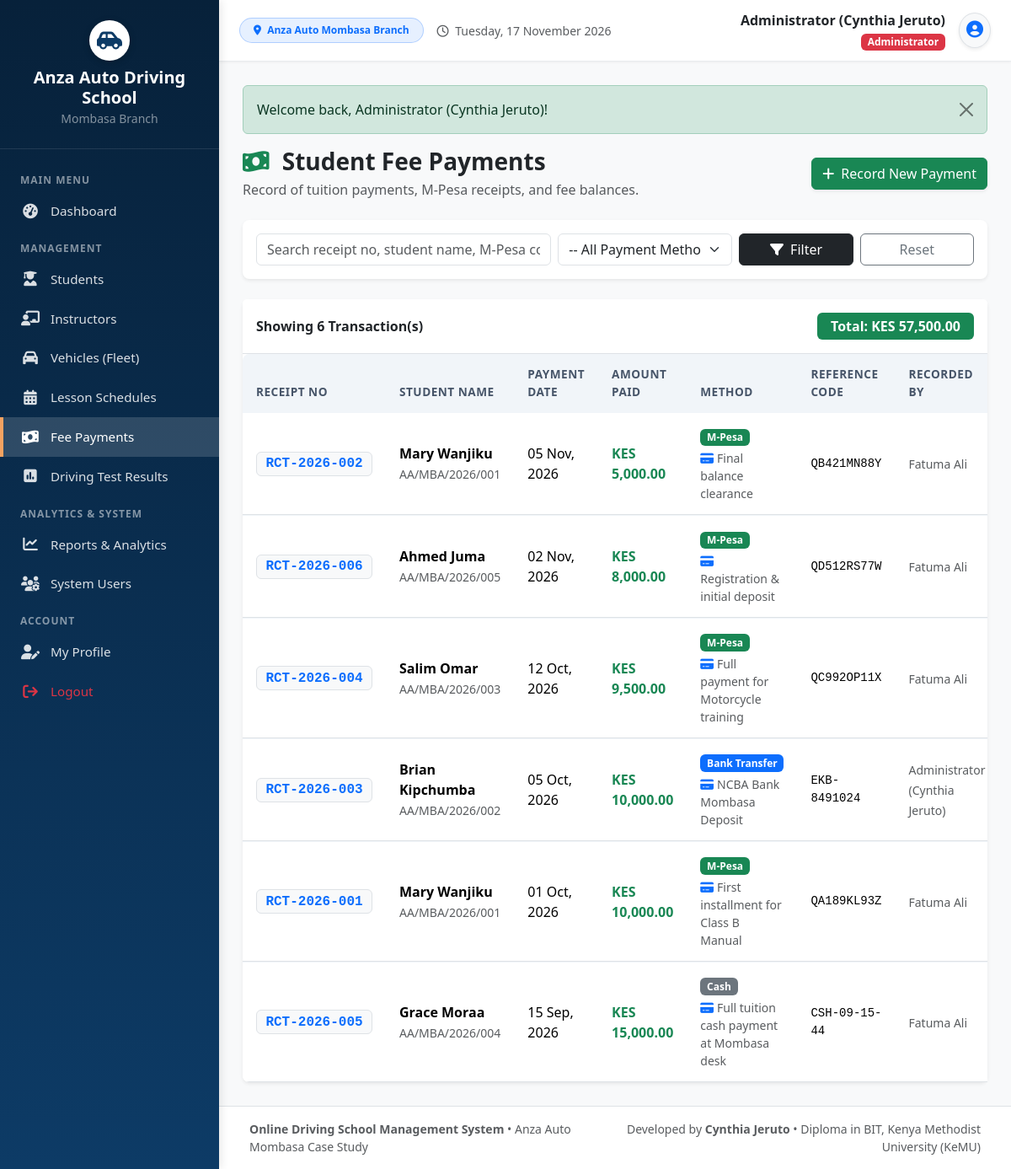
The app's page /payments.php (signed in) with its own data.
### tables this page shows
CREATE TABLE `payments` (
  `payment_id` INT(11) NOT NULL AUTO_INCREMENT,
  `receipt_no` VARCHAR(30) NOT NULL UNIQUE,
  `student_id` INT(11) NOT NULL,
  `amount` DECIMAL(10,2) NOT NULL,
  `payment_date` DATE NOT NULL,
  `payment_method` ENUM('M-Pesa', 'Cash', 'Bank Transfer', 'Credit / Debit Card') NOT NULL DEFAULT 'Bank Transfer',
  `reference_no` VARCHAR(50) DEFAULT NULL,
  `notes` VARCHAR(255) DEFAULT 'Tuition fee installment',
  `recorded_by` INT(11) DEFAULT NULL,
  `created_at` TIMESTAMP NOT NULL DEFAULT CURRENT_TIMESTAMP,
  PRIMARY KEY (`payment_id`),
  KEY `fk_payment_student` (`student_id`),
  KEY `fk_payment_recorder` (`recorded_by`),
  CONSTRAINT `fk_payment_student` FOREIGN KEY (`student_id`) REFERENCES `students` (`student_id`) ON DELETE CASCADE,
  CONSTRAINT `fk_payment_recorder` FOREIGN KEY (`recorded_by`) REFERENCES `users` (`user_id`) ON DELETE SET NULL
);

CREATE TABLE `students` (
  `student_id` INT(11) NOT NULL AUTO_INCREMENT,
  `user_id` INT(11) DEFAULT NULL,
  `student_reg_no` VARCHAR(30) NOT NULL UNIQUE,
  `full_name` VARCHAR(100) NOT NULL,
  `gender` ENUM('Male', 'Female', 'Other') NOT NULL,
  `date_of_birth` DATE DEFAULT NULL,
  `phone` VARCHAR(20) NOT NULL,
  `email` VARCHAR(100) DEFAULT NULL,
  `national_id` VARCHAR(30) DEFAULT NULL,
  `address` VARCHAR(255) DEFAULT 'Mombasa',
  `course_category` VARCHAR(100) NOT NULL DEFAULT 'Category B (Light Vehicle - Manual)',
  `course_fee` DECIMAL(10,2) NOT NULL DEFAULT 15000.00,
  `registration_date` DATE NOT NULL,
  `status` ENUM('Enrolled', 'In Training', 'Test Ready', 'Completed', 'Dropped') NOT NULL DEFAULT 'Enrolled',
  `created_at` TIMESTAMP NOT NULL DEFAULT CURRENT_TIMESTAMP,
  PRIMARY KEY (`student_id`),
  KEY `fk_student_user` (`user_id`),
  CONSTRAINT `fk_student_user` FOREIGN KEY (`user_id`) REFERENCES `users` (`user_id`) ON DELETE SET NULL
);

CREATE TABLE `users` (
  `user_id` INT(11) NOT NULL AUTO_INCREMENT,
  `username` VARCHAR(50) NOT NULL UNIQUE,
  `password` VARCHAR(255) NOT NULL,
  `full_name` VARCHAR(100) NOT NULL,
  `email` VARCHAR(100) DEFAULT NULL,
  `phone` VARCHAR(20) DEFAULT NULL,
  `role` ENUM('Administrator', 'Receptionist', 'Instructor', 'Student') NOT NULL DEFAULT 'Receptionist',
  `status` ENUM('Active', 'Inactive') NOT NULL DEFAULT 'Active',
  `created_at` TIMESTAMP NOT NULL DEFAULT CURRENT_TIMESTAMP,
  PRIMARY KEY (`user_id`)
);

### payments.php (the view, shortened to what this page needs)
<?php
require_once __DIR__ . '/includes/header.php';
$search = trim($_GET['search'] ?? '');
$sql = "
    SELECT p.*, s.full_name AS student_name, s.student_reg_no, s.phone AS student_phone, s.course_fee,
           u.full_name AS recorder_name
    FROM payments p
    JOIN students s ON p.student_id = s.student_id
    LEFT JOIN users u ON p.recorded_by = u.user_id
    WHERE 1=1
";
$params = [];
$sql .= " ORDER BY p.payment_date DESC, p.payment_id DESC";
$stmt = $pdo->prepare($sql);
$stmt->execute($params);
$payments = $stmt->fetchAll();
$totalCollected = array_sum(array_column($payments, 'amount'));
?>
<div class="d-flex justify-content-between align-items-center mb-4">
    <div>
        <h3 class="fw-bold mb-1 text-dark"><i class="fa-solid fa-money-bill-wave text-success me-2"></i> Student Fee Payments</h3>
        <p class="text-muted mb-0">Record of tuition payments, M-Pesa receipts, and fee balances.</p>
    </div>
    <?php if (has_role(['Administrator', 'Receptionist'])): ?>
    <a href="payment_add.php" class="btn btn-success shadow-sm">
        <i class="fa-solid fa-plus me-1"></i> Record New Payment
    </a>
    <?php endif; ?>
</div>
<div class="card border-0 shadow-sm rounded-3 mb-4">
    <div class="card-body p-3">
        <form method="GET" action="payments.php" class="row g-2 align-items-center">
            <div class="col-md-5">
                <input type="text" name="search" class="form-control" placeholder="Search receipt no, student name, M-Pesa code..." value="<?= htmlspecialchars($search) ?>">
            </div>
            <div class="col-md-3">
                <select name="method" class="form-select">
                    <option value="">-- All Payment Methods --</option>
                </select>
            </div>
            <div class="col-md-2">
                <button type="submit" class="btn btn-dark w-100"><i class="fa-solid fa-filter me-1"></i> Filter</button>
            </div>
            <div class="col-md-2">
                <a href="payments.php" class="btn btn-outline-secondary w-100">Reset</a>
            </div>
        </form>
    </div>
</div>
<div class="card border-0 shadow-sm rounded-3">
    <div class="card-header bg-white py-3 border-bottom d-flex justify-content-between align-items-center">
        <span class="fw-bold text-dark">Showing <?= count($payments) ?> Transaction(s)</span>
        <span class="badge bg-success fs-6 py-2 px-3">Total: <?= format_currency($totalCollected) ?></span>
    </div>
    <div class="card-body p-0">
        <div class="table-responsive">
            <table class="table custom-table table-hover mb-0">
                <thead>
                    <tr>
                        <th>Receipt No</th>
                        <th>Student Name</th>
                        <th>Payment Date</th>
                        <th>Amount Paid</th>
                        <th>Method</th>
                        <th>Reference Code</th>
                        <th>Recorded By</th>
                    </tr>
                </thead>
                <tbody>
                    <?php if (empty($payments)): ?>
                        <tr><td colspan="8" class="text-center py-5 text-muted">No fee payments found matching criteria.</td></tr>
                    <?php else: ?>
                        <?php foreach ($payments as $p): ?>
                            <tr>
                                <td><span class="badge bg-light text-primary border font-monospace fs-6"><?= htmlspecialchars($p['receipt_no']) ?></span></td>
                                <td>
                                    <div class="fw-bold"><?= htmlspecialchars($p['student_name']) ?></div>
                                    <small class="text-muted"><?= htmlspecialchars($p['student_reg_no']) ?></small>
                                </td>
                                <td><?= format_date($p['payment_date']) ?></td>
                                <td class="fw-bold text-success fs-6"><?= format_currency($p['amount']) ?></td>
                                <td>
                                    <?php
                                    $mBadge = [
                                        'M-Pesa' => 'success',
                                        'Cash' => 'secondary',
                                        'Bank Transfer' => 'primary',
                                        'Credit / Debit Card' => 'info text-dark'
                                    ][$p['payment_method']] ?? 'primary';
                                    ?>
                                    <span class="badge bg-<?= $mBadge ?>"><?= htmlspecialchars($p['payment_method']) ?></span>
                                    <?php if (!empty($p['notes']) && $p['notes'] !== 'Tuition fee installment'): ?>
                                        <div class="small text-muted mt-1"><i class="fa-solid fa-credit-card me-1 text-primary"></i><?= htmlspecialchars($p['notes']) ?></div>
                                    <?php endif; ?>
                                </td>
                                <td class="font-monospace small"><?= htmlspecialchars($p['reference_no'] ?? '-') ?></td>
                                <td><small class="text-muted"><?= htmlspecialchars($p['recorder_name'] ?? 'System') ?></small></td>
                            </tr>
                        <?php endforeach; ?>
                    <?php endif; ?>
                </tbody>
            </table>
        </div>
    </div>
</div>
<?php require_once __DIR__ . '/includes/footer.php'; ?>

### assets/css/style.css (style rules this page uses)
:root { --primary-color: #0d3b66; --primary-dark: #07213a; --primary-light: #185a9d; --accent-color: #f4a261; --accent-hover: #e76f51; --bg-light: #f8f9fa; --sidebar-width: 260px; --text-dark: #2b2d42; --card-shadow: 0 4px 12px rgba(0, 0, 0, 0.05); }
body { font-family: 'Segoe UI', system-ui, -apple-system, sans-serif; background-color: var(--bg-light); color: var(--text-dark); min-height: 100vh; }
.custom-table { border-collapse: separate; border-spacing: 0; border-radius: 8px; overflow: hidden; background: #ffffff; }
.custom-table thead th { background-color: #f1f5f9; color: #475569; font-weight: 600; font-size: 0.85rem; text-transform: uppercase; letter-spacing: 0.5px; border: none; padding: 0.9rem 1rem; }
.custom-table tbody td { padding: 0.9rem 1rem; vertical-align: middle; border-top: 1px solid #f1f5f9; }

### records on screen
payments: receipt_no "RCT-2026-002", student.full_name "Mary Wanjiku", student.student_reg_no "AA/MBA/2026/001", payment_date "05 Nov, 2026", amount "KES 5,000.00", payment_method "M-Pesa", notes "Final balance clearance", reference_no "QB421MN88Y", recorded_by.full_name "Fatuma Ali"
payments: receipt_no "RCT-2026-006", student.full_name "Ahmed Juma", student.student_reg_no "AA/MBA/2026/005", payment_date "02 Nov, 2026", amount "KES 8,000.00", payment_method "M-Pesa", notes "Registration & initial deposit", reference_no "QD512RS77W", recorded_by.full_name "Fatuma Ali"
payments: receipt_no "RCT-2026-004", student.full_name "Salim Omar", student.student_reg_no "AA/MBA/2026/003", payment_date "12 Oct, 2026", amount "KES 9,500.00", payment_method "M-Pesa", notes "Full payment for Motorcycle training", reference_no "QC992OP11X", recorded_by.full_name "Fatuma Ali"
payments: receipt_no "RCT-2026-003", student.full_name "Brian Kipchumba", student.student_reg_no "AA/MBA/2026/002", payment_date "05 Oct, 2026", amount "KES 10,000.00", payment_method "Bank Transfer", notes "NCBA Bank Mombasa Deposit", reference_no "EKB-8491024", recorded_by.full_name "Administrator (Cynthia Jeruto)"
payments: receipt_no "RCT-2026-001", student.full_name "Mary Wanjiku", student.student_reg_no "AA/MBA/2026/001", payment_date "01 Oct, 2026", amount "KES 10,000.00", payment_method "M-Pesa", notes "First installment for Class B Manual", reference_no "QA189KL93Z", recorded_by.full_name "Fatuma Ali"
payments: receipt_no "RCT-2026-005", student.full_name "Grace Moraa", student.student_reg_no "AA/MBA/2026/004", payment_date "15 Sep, 2026", amount "KES 15,000.00", payment_method "Cash", notes "Full tuition cash payment at Mombasa desk", reference_no "CSH-09-15-44", recorded_by.full_name "Fatuma Ali"

### other values on screen
$_SESSION['full_name'] "Administrator (Cynthia Jeruto)"
$_SESSION['role'] "Administrator"
$flash['message'] "Welcome back, Administrator (Cynthia Jeruto)!"
count($payments) "6"
format_currency($totalCollected) "KES 57,500.00"
